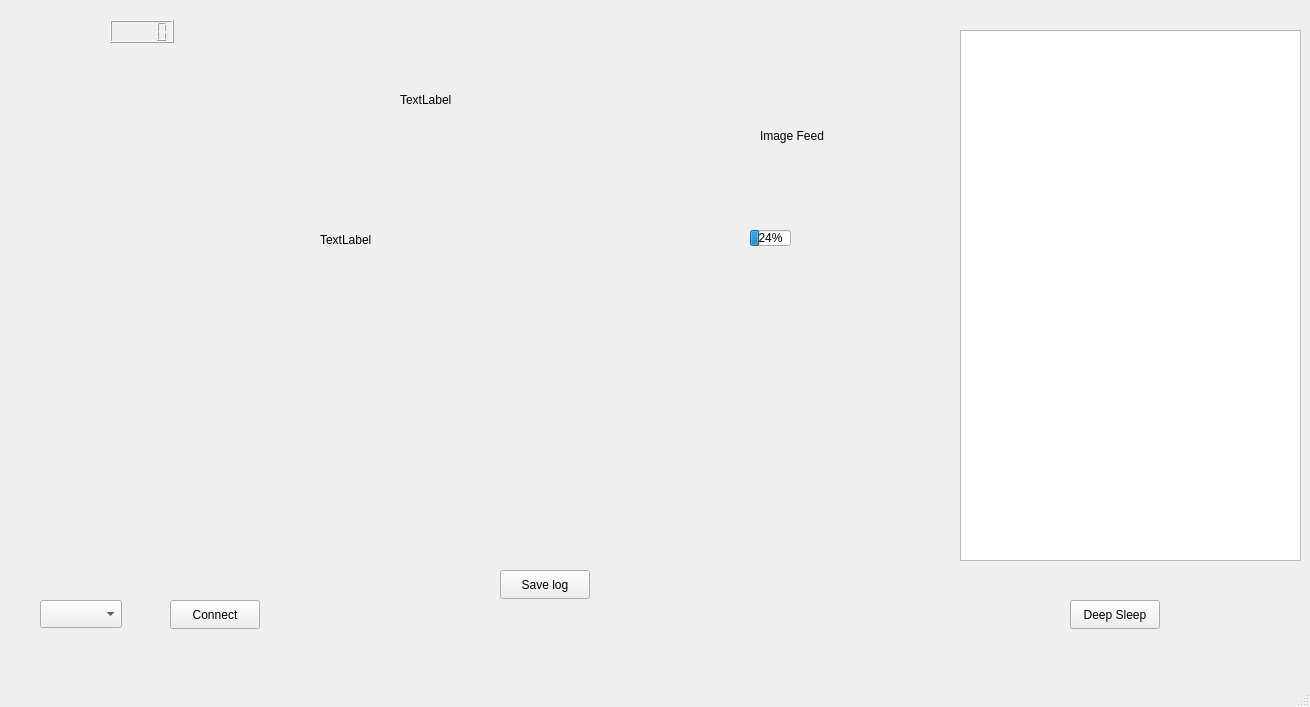
<?xml version="1.0" encoding="UTF-8"?>
<ui version="4.0">
 <class>MainWindow</class>
 <widget class="QMainWindow" name="MainWindow">
  <property name="geometry">
   <rect>
    <x>0</x>
    <y>0</y>
    <width>1310</width>
    <height>707</height>
   </rect>
  </property>
  <property name="windowTitle">
   <string>MainWindow</string>
  </property>
  <widget class="QWidget" name="centralwidget">
   <widget class="QPlainTextEdit" name="telemetryLog">
    <property name="geometry">
     <rect>
      <x>960</x>
      <y>30</y>
      <width>341</width>
      <height>531</height>
     </rect>
    </property>
    <property name="readOnly">
     <bool>true</bool>
    </property>
   </widget>
   <widget class="QPushButton" name="wakeBtn">
    <property name="geometry">
     <rect>
      <x>1070</x>
      <y>600</y>
      <width>90</width>
      <height>29</height>
     </rect>
    </property>
    <property name="text">
     <string>Deep Sleep</string>
    </property>
   </widget>
   <widget class="QLCDNumber" name="durabilityLabel">
    <property name="geometry">
     <rect>
      <x>110</x>
      <y>20</y>
      <width>64</width>
      <height>23</height>
     </rect>
    </property>
   </widget>
   <widget class="QLabel" name="cameraDisplay">
    <property name="geometry">
     <rect>
      <x>760</x>
      <y>100</y>
      <width>131</width>
      <height>71</height>
     </rect>
    </property>
    <property name="text">
     <string>Image Feed</string>
    </property>
   </widget>
   <widget class="QComboBox" name="portSelector">
    <property name="geometry">
     <rect>
      <x>40</x>
      <y>600</y>
      <width>82</width>
      <height>28</height>
     </rect>
    </property>
   </widget>
   <widget class="QPushButton" name="connectBtn">
    <property name="geometry">
     <rect>
      <x>170</x>
      <y>600</y>
      <width>90</width>
      <height>29</height>
     </rect>
    </property>
    <property name="text">
     <string>Connect</string>
    </property>
   </widget>
   <widget class="QPushButton" name="saveLogBtn">
    <property name="geometry">
     <rect>
      <x>500</x>
      <y>570</y>
      <width>90</width>
      <height>29</height>
     </rect>
    </property>
    <property name="text">
     <string>Save log</string>
    </property>
   </widget>
   <widget class="QWidget" name="satelliteViewLayout" native="true">
    <property name="geometry">
     <rect>
      <x>320</x>
      <y>250</y>
      <width>481</width>
      <height>291</height>
     </rect>
    </property>
   </widget>
   <widget class="QWidget" name="tempGraphLayout" native="true">
    <property name="geometry">
     <rect>
      <x>40</x>
      <y>120</y>
      <width>231</width>
      <height>141</height>
     </rect>
    </property>
   </widget>
   <widget class="QWidget" name="aqiGraphLayout" native="true">
    <property name="geometry">
     <rect>
      <x>30</x>
      <y>290</y>
      <width>241</width>
      <height>131</height>
     </rect>
    </property>
   </widget>
   <widget class="QWidget" name="altGraphLayout" native="true">
    <property name="geometry">
     <rect>
      <x>40</x>
      <y>440</y>
      <width>221</width>
      <height>131</height>
     </rect>
    </property>
   </widget>
   <widget class="QLabel" name="statusLabel">
    <property name="geometry">
     <rect>
      <x>320</x>
      <y>230</y>
      <width>281</width>
      <height>20</height>
     </rect>
    </property>
    <property name="text">
     <string>TextLabel</string>
    </property>
   </widget>
   <widget class="QProgressBar" name="batteryBar">
    <property name="geometry">
     <rect>
      <x>750</x>
      <y>230</y>
      <width>41</width>
      <height>16</height>
     </rect>
    </property>
    <property name="value">
     <number>24</number>
    </property>
   </widget>
   <widget class="QLabel" name="gpsLabel">
    <property name="geometry">
     <rect>
      <x>400</x>
      <y>90</y>
      <width>301</width>
      <height>20</height>
     </rect>
    </property>
    <property name="text">
     <string>TextLabel</string>
    </property>
   </widget>
  </widget>
  <widget class="QMenuBar" name="menubar">
   <property name="geometry">
    <rect>
     <x>0</x>
     <y>0</y>
     <width>1310</width>
     <height>25</height>
    </rect>
   </property>
  </widget>
  <widget class="QStatusBar" name="statusbar"/>
 </widget>
 <resources/>
 <connections/>
</ui>
